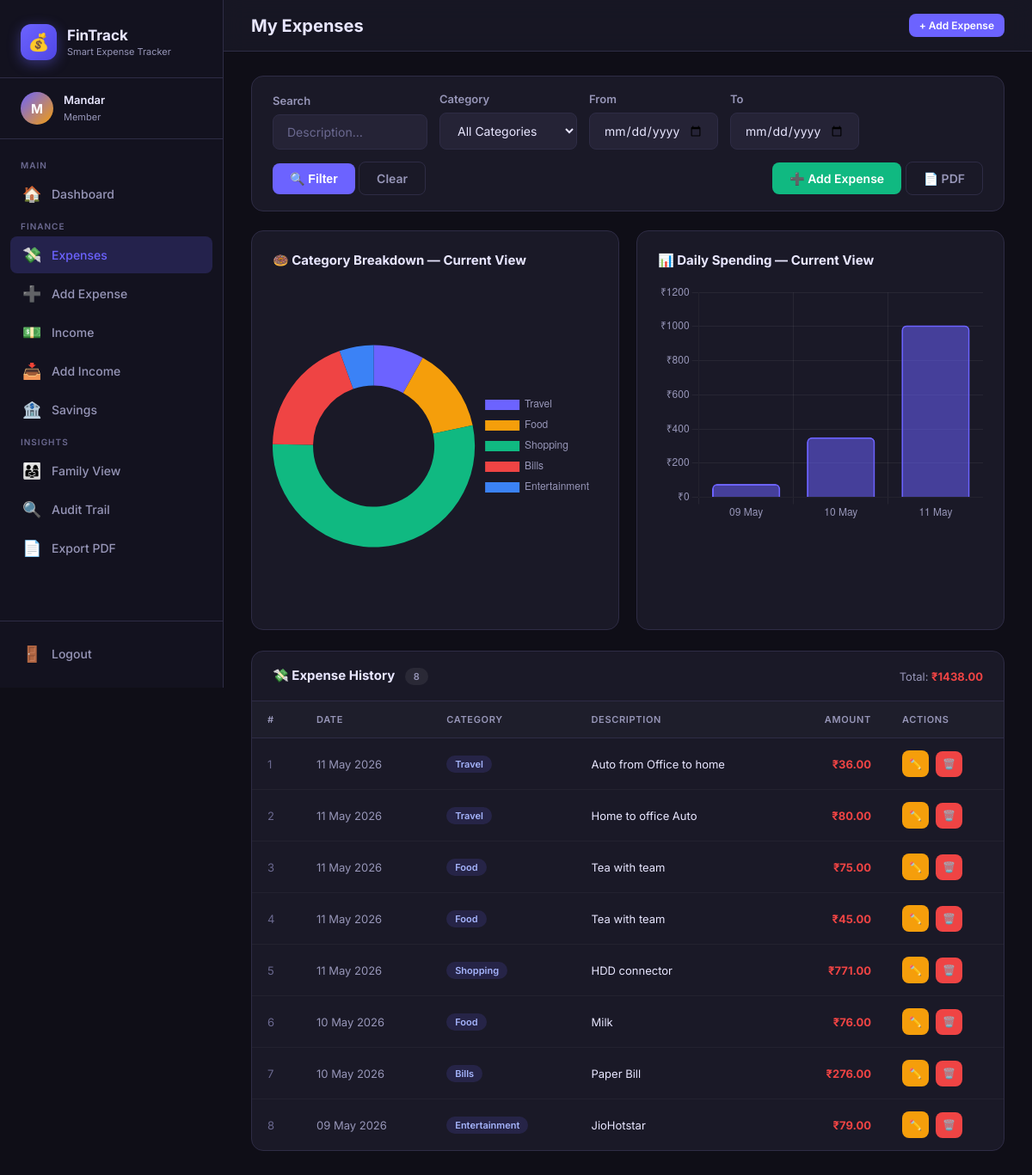
/expenses (signed in), run on the app's committed database.
### app.py (models this page shows)
class Expense(db.Model):
    id          = db.Column(db.Integer, primary_key=True)
    user_id     = db.Column(db.Integer, db.ForeignKey('user.id'), nullable=False)
    amount      = db.Column(db.Float,   nullable=False)
    category    = db.Column(db.String(50), nullable=False)
    description = db.Column(db.String(200))
    date        = db.Column(db.Date, nullable=False, default=date.today)

### app.py (the view)
@app.route('/expenses')
@login_required
def expenses():
    uid  = session['user_id']
    cat  = request.args.get('category','')
    strt = request.args.get('start','')
    end  = request.args.get('end','')
    srch = request.args.get('search','')
    q = Expense.query.filter_by(user_id=uid)
    if cat:  q = q.filter_by(category=cat)
    if strt: q = q.filter(Expense.date >= datetime.strptime(strt,'%Y-%m-%d').date())
    if end:  q = q.filter(Expense.date <= datetime.strptime(end,'%Y-%m-%d').date())
    if srch: q = q.filter(Expense.description.ilike(f'%{srch}%'))
    return render_template('expenses.html', expenses=q.order_by(Expense.date.desc()).all(),
                           categories=CATEGORIES, category=cat, start=strt, end=end, search=srch)

### app.py (called while the page is built)
def login_required(f):
    @wraps(f)
    def dec(*a, **kw):
        if 'user_id' not in session:
            flash('Please log in.', 'warning')
            return redirect(url_for('login'))
        return f(*a, **kw)
    return dec

### templates/expenses.html (shortened to what this page needs)
{% extends 'base.html' %}
{% block page_title %}My Expenses{% endblock %}
{% block content %}
<form method="GET" class="filters">
  <div class="form-group">
    <label class="form-label">Search</label>
    <input class="form-control" name="search" placeholder="Description…" value="{{ search }}" style="width:180px;">
  </div>
  <div class="form-group">
    <label class="form-label">Category</label>
    <select class="form-control" name="category" style="width:160px;">
      <option value="">All Categories</option>
    </select>
  </div>
  <div class="form-group">
    <label class="form-label">From</label>
    <input class="form-control" type="date" name="start" value="{{ start }}" style="width:150px;">
  </div>
  <div class="form-group">
    <label class="form-label">To</label>
    <input class="form-control" type="date" name="end" value="{{ end }}" style="width:150px;">
  </div>
  <div class="form-group" style="align-self:flex-end;">
    <button class="btn btn-primary" type="submit">🔍 Filter</button>
    <a href="{{ url_for('expenses') }}" class="btn btn-ghost">Clear</a>
  </div>
  <div class="ml-auto" style="align-self:flex-end;">
    <a href="{{ url_for('add_expense') }}" class="btn btn-success">➕ Add Expense</a>
    <a href="{{ url_for('export_pdf') }}" class="btn btn-ghost">📄 PDF</a>
  </div>
</form>
{% if expenses %}
<div class="charts-row" style="margin-bottom:24px;">
  <div class="chart-card">
    <div class="chart-title">🍩 Category Breakdown — Current View</div>
    <canvas id="expCatChart" height="220"></canvas>
  </div>
  <div class="chart-card">
    <div class="chart-title">📊 Daily Spending — Current View</div>
    <canvas id="expDailyChart" height="220"></canvas>
  </div>
</div>
{% endif %}
<div class="table-card">
  <div class="table-header">
    <span class="table-title">💸 Expense History
      <span class="badge badge-muted" style="margin-left:8px;">{{ expenses|length }}</span>
    </span>
    <span style="color:var(--text-muted);font-size:13px;">
      Total: <strong class="text-danger">₹{{ "%.2f"|format(expenses|sum(attribute='amount')) }}</strong>
    </span>
  </div>
  {% if expenses %}
  <div style="overflow-x:auto;">
    <table>
      <thead>
        <tr><th>#</th><th>Date</th><th>Category</th><th>Description</th><th class="text-right">Amount</th><th>Actions</th></tr>
      </thead>
      <tbody>
        {% for e in expenses %}
        <tr>
          <td style="color:var(--text-dim);">{{ loop.index }}</td>
          <td style="color:var(--text-muted);">{{ e.date.strftime('%d %b %Y') }}</td>
          <td><span class="badge badge-primary">{{ e.category }}</span></td>
          <td>{{ e.description or '—' }}</td>
          <td class="text-danger text-right" style="font-weight:700;">₹{{ "%.2f"|format(e.amount) }}</td>
          <td>
            <div class="flex gap-2">
              <a href="{{ url_for('edit_expense', eid=e.id) }}" class="btn btn-warning btn-sm btn-icon" title="Edit">✏️</a>
              <form method="POST" action="{{ url_for('delete_expense', eid=e.id) }}"
                    onsubmit="return confirm('Delete this expense?');" style="display:inline;">
                <button class="btn btn-danger btn-sm btn-icon" type="submit" title="Delete">🗑️</button>
              </form>
            </div>
          </td>
        </tr>
        {% endfor %}
      </tbody>
    </table>
  </div>
  {% else %}
  <div class="empty-state">
    <div class="icon">🔍</div>
    <p>No expenses found. <a href="{{ url_for('add_expense') }}">Add one!</a></p>
  </div>
  {% endif %}
</div>
{% endblock %}
{% block scripts %}
{% if expenses %}
<script>
  const PAL = ['#6c63ff','#f59e0b','#10b981','#ef4444','#3b82f6','#a855f7','#ec4899','#14b8a6','#f97316','#06b6d4','#84cc16','#e11d48'];
  const gridColor = 'rgba(255,255,255,.06)';
  const tickColor = '#9796b8';
  // Build category data from table
  const rawData = [
    {% for e in expenses %}
    { cat: "{{ e.category }}", amount: {{ e.amount }}, date: "{{ e.date.strftime('%d %b') }}" },
    {% endfor %}
  ];
  // Category totals
  const catMap = {};
  rawData.forEach(r => { catMap[r.cat] = (catMap[r.cat] || 0) + r.amount; });
  const catKeys = Object.keys(catMap);
  const catVals = catKeys.map(k => Math.round(catMap[k] * 100) / 100);
  new Chart(document.getElementById('expCatChart'), {
    type: 'doughnut',
    data: { labels: catKeys, datasets: [{ data: catVals, backgroundColor: PAL, borderWidth: 0, hoverOffset: 10 }] },
    options: {
      responsive: true, cutout: '60%',
      animation: { duration: 700 },
      plugins: {
        legend: { position: 'right', labels: { color: tickColor, font: { size: 12 }, padding: 12 } },
        tooltip: { callbacks: { label: ctx => ` ${ctx.label}: ₹${ctx.parsed.toLocaleString()}` } }
      }
    }
  });
  // Daily totals
  const dayMap = {};
  rawData.forEach(r => { dayMap[r.date] = (dayMap[r.date] || 0) + r.amount; });
  const dayKeys = Object.keys(dayMap).reverse();
  const dayVals = dayKeys.map(k => Math.round(dayMap[k] * 100) / 100);
  new Chart(document.getElementById('expDailyChart'), {
    type: 'bar',
    data: {
      labels: dayKeys,
      datasets: [{ label: 'Daily Total (₹)', data: dayVals,
        backgroundColor: PAL[0] + '88', borderColor: PAL[0], borderWidth: 2, borderRadius: 6 }]
    },
    options: {
      responsive: true, animation: { duration: 700 },
      plugins: { legend: { display: false },
        tooltip: { callbacks: { label: ctx => ' ₹' + ctx.parsed.y.toLocaleString() } } },
      scales: {
        x: { grid: { color: gridColor }, ticks: { color: tickColor } },
        y: { grid: { color: gridColor }, ticks: { color: tickColor, callback: v => '₹' + v } }
      }
    }
  });
</script>
{% endif %}
{% endblock %}

### templates/base.html (shortened to what this page needs)
<!DOCTYPE html>
<html lang="en">
<head>
  <link rel="stylesheet" href="{{ url_for('static', filename='css/style.css') }}">
</head>
<body>
{% if session.get('user_id') %}
<div class="layout">
  <aside class="sidebar" id="sidebar">
    <div class="sidebar-brand">
      <div class="brand-logo">
        <div class="brand-icon">💰</div>
        <div class="brand-text">
          <h1>FinTrack</h1>
          <p>Smart Expense Tracker</p>
        </div>
      </div>
    </div>
    <div class="sidebar-user">
      <div class="user-avatar">{{ session.username[0].upper() }}</div>
      <div class="user-info">
        <span>{{ session.username }}</span>
        <small>{% if session.role == 'admin' %}Administrator{% else %}Member{% endif %}</small>
      </div>
    </div>
    <nav class="sidebar-nav">
      <div class="nav-label">Main</div>
      <a href="{{ url_for('dashboard') }}" class="nav-item {% if request.endpoint == 'dashboard' %}active{% endif %}">
        <span class="icon">🏠</span> Dashboard
      </a>
      <div class="nav-label">Finance</div>
      <a href="{{ url_for('expenses') }}" class="nav-item {% if 'expense' in request.endpoint %}active{% endif %}">
        <span class="icon">💸</span> Expenses
      </a>
      <a href="{{ url_for('add_expense') }}" class="nav-item {% if request.endpoint == 'add_expense' %}active{% endif %}">
        <span class="icon">➕</span> Add Expense
      </a>
      <a href="{{ url_for('income') }}" class="nav-item {% if 'income' in request.endpoint %}active{% endif %}">
        <span class="icon">💵</span> Income
      </a>
      <a href="{{ url_for('add_income') }}" class="nav-item {% if request.endpoint == 'add_income' %}active{% endif %}">
        <span class="icon">📥</span> Add Income
      </a>
      <a href="{{ url_for('savings') }}" class="nav-item {% if 'saving' in request.endpoint %}active{% endif %}">
        <span class="icon">🏦</span> Savings
      </a>
      <div class="nav-label">Insights</div>
      <a href="{{ url_for('family') }}" class="nav-item {% if request.endpoint == 'family' %}active{% endif %}">
        <span class="icon">👨‍👩‍👧</span> Family View
      </a>
      <a href="{{ url_for('audit_trail') }}" class="nav-item {% if request.endpoint == 'audit_trail' %}active{% endif %}">
        <span class="icon">🔍</span> Audit Trail
      </a>
      <a href="{{ url_for('export_pdf') }}" class="nav-item">
        <span class="icon">📄</span> Export PDF
      </a>
    </nav>
    <div class="sidebar-footer">
      <a href="{{ url_for('logout') }}" class="nav-item">
        <span class="icon">🚪</span> Logout
      </a>
    </div>
  </aside>
  <div class="main">
    <div class="topbar">
      <div class="flex gap-3">
        <span class="topbar-title">{% block page_title %}Dashboard{% endblock %}</span>
      </div>
      <div class="topbar-actions">
        <a href="{{ url_for('add_expense') }}" class="btn btn-primary btn-sm">+ Add Expense</a>
      </div>
    </div>
    <div class="page">
      {% block content %}{% endblock %}
    </div>
  </div>
</div>
{% endif %}
{% block scripts %}{% endblock %}
</body>
</html>

### data on the page
Expense: date "11 May 2026", category "Travel", description "Auto from Office to home", amount "36.00"
Expense: date "11 May 2026", category "Travel", description "Home to office Auto", amount "80.00"
Expense: date "11 May 2026", category "Food", description "Tea with team", amount "75.00"
Expense: date "11 May 2026", category "Food", description "Tea with team", amount "45.00"
Expense: date "11 May 2026", category "Shopping", description "HDD connector", amount "771.00"
Expense: date "10 May 2026", category "Food", description "Milk", amount "76.00"
Expense: date "10 May 2026", category "Bills", description "Paper Bill", amount "276.00"
Expense: date "09 May 2026", category "Entertainment", description "JioHotstar", amount "79.00"

### other printed values
{{ session.username[0].upper() }} "M"
{{ session.username }} "Mandar"
{{ expenses|length }} "8"
{{ "%.2f"|format(expenses|sum(attribute='amount')) }} "1438.00"
chart data {{ e.category }} Travel, Travel, Food, Food, Shopping, Food, Bills, Entertainment
chart data {{ e.amount }} 36.0, 80.0, 75.0, 45.0, 771.0, 76.0, 276.0, 79.0
